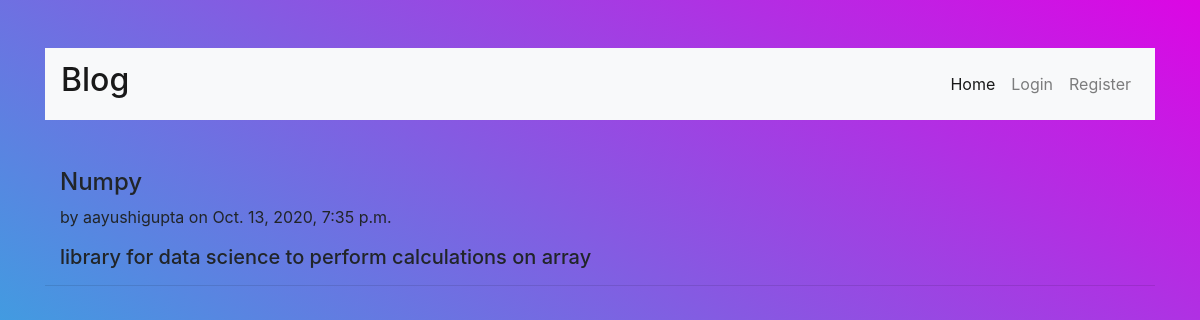
Page /posts_view/4 on the committed database.
### blog/models.py (models this page shows)
class Posts(models.Model):
    post_id=models.AutoField(primary_key=True)
    title=models.CharField(max_length=100)
    content=models.TextField()
    date_posted=models.DateTimeField(default=timezone.now)
    author=models.ForeignKey(User,on_delete=models.CASCADE)

### blog/views.py (the view)
# urls.py: path('posts_view/<int:myid>',views.posts_view),
def posts_view(request,myid):
    post = Posts.objects.filter(post_id=myid)
    print(post)
    return render(request, 'postview.html', {'post': post[0]})

### templates/postview.html (shortened to what this page needs)
<html xmlns="http://www.w3.org/1999/html">
<head>
      <link rel="stylesheet" href="https://maxcdn.bootstrapcdn.com/bootstrap/4.4.1/css/bootstrap.min.css">
</head>
<body>
<header class="my-5 container">
<nav class="navbar navbar-expand-lg navbar-light bg-light fixed my-5 ">
  <a class="navbar-brand" href="#"><h2>Blog</h2></a>
  <div class="collapse navbar-collapse" id="navbarNavAltMarkup">
    <div class="navbar-nav ml-auto">
      <a class="nav-item nav-link active" href="/">Home <span class="sr-only">(current)</span></a>
      <a class="nav-item nav-link text-align-right" href="/login_page">Login</a>
      <a class="nav-item nav-link text-align-right" href="/register">Register</a>
 </div>
  </div>
</nav>
</header>
<div class="container my-5">
	<div class="col-12 ">
<h4>{{post.title}}</h4>
		<p>by {{post.author}} on {{post.date_posted}}</p>
<h5>{{post.content}}</h5>
</div>
<hr>
</div>
</body>
</html>

### templates/postview.html (style rules this page uses)
body { background-image: linear-gradient(to top right,#00dbdf,#dc06e4); justify-content: center; align-items: center; }

### rows in the picture
Posts: title "Numpy", author "aayushigupta", date_posted "Oct. 13, 2020, 7:35 p.m.", content "library for data science to perform calculations on array"
